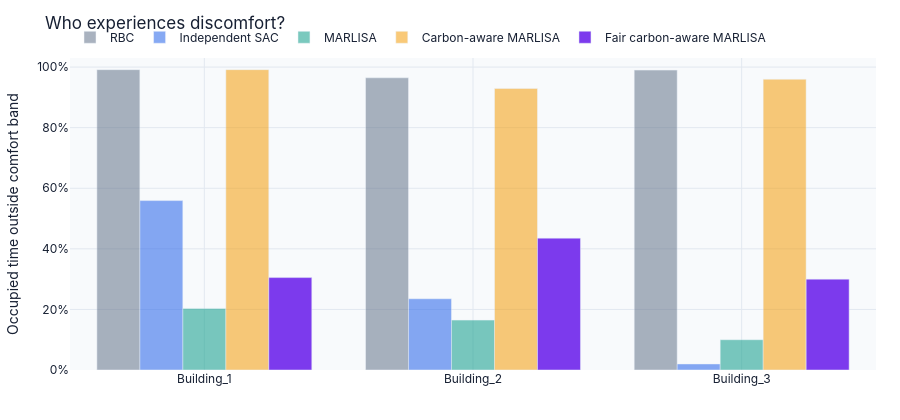

Notebook code for this chart:
### Markdown cell above
## d) Which Building experience discomfort?

### Code cell
def discomfort_by_building_figure(
    runs: dict[str, RunData], focus: str
) -> go.Figure:
    """Grouped building-level discomfort chart."""
    values = building_discomfort(runs)
    fig = go.Figure()
    for key, run in runs.items():
        part = values.loc[values["model"] == key]
        fig.add_trace(
            go.Bar(
                x=part["name"],
                y=part["value"],
                name=run.label,
                marker_color=run.color,
                opacity=1.0 if key == focus else 0.55,
                hovertemplate="%{x}<br>Discomfort: %{y:.1%}<extra>"
                + run.label
                + "</extra>",
            )
        )
    fig.update_layout(
        title="Who experiences discomfort?",
        barmode="group",
    )
    fig.update_xaxes(title=None)
    fig.update_yaxes(
        title="Occupied time outside comfort band",
        range=[0, 1.03],
        tickformat=".0%",
    )
    return _base_layout(fig, height=420)

discomfort_by_building_figure_output = discomfort_by_building_figure(runs, focus="fair_carbon_aware_marlisa")
discomfort_by_building_figure_output

### Figure 1 — Plotly figure (JSON) as saved in the notebook; plotly's stock layout.template omitted (floating-point values rounded to 4 significant figures)
{"data": [{"hovertemplate": "%{x}<br>Discomfort: %{y:.1%}<extra>RBC</extra>", "marker": {"color": "#64748B"}, "name": "RBC", "opacity": 0.55, "type": "bar", "x": ["Building_1", "Building_2", "Building_3"], "y": [0.9915, 0.9647, 0.99]}, {"hovertemplate": "%{x}<br>Discomfort: %{y:.1%}<extra>Independent SAC</extra>", "marker": {"color": "#2563EB"}, "name": "Independent SAC", "opacity": 0.55, "type": "bar", "x": ["Building_1", "Building_2", "Building_3"], "y": [0.5593, 0.2353, 0.02]}, {"hovertemplate": "%{x}<br>Discomfort: %{y:.1%}<extra>MARLISA</extra>", "marker": {"color": "#0F9D8A"}, "name": "MARLISA", "opacity": 0.55, "type": "bar", "x": ["Building_1", "Building_2", "Building_3"], "y": [0.2034, 0.1647, 0.1]}, {"hovertemplate": "%{x}<br>Discomfort: %{y:.1%}<extra>Carbon-aware MARLISA</extra>", "marker": {"color": "#F59E0B"}, "name": "Carbon-aware MARLISA", "opacity": 0.55, "type": "bar", "x": ["Building_1", "Building_2", "Building_3"], "y": [0.9915, 0.9294, 0.96]}, {"hovertemplate": "%{x}<br>Discomfort: %{y:.1%}<extra>Fair carbon-aware MARLISA</extra>", "marker": {"color": "#7C3AED"}, "name": "Fair carbon-aware MARLISA", "opacity": 1.0, "type": "bar", "x": ["Building_1", "Building_2", "Building_3"], "y": [0.3051, 0.4353, 0.3]}], "layout": {"barmode": "group", "font": {"color": "#172033", "family": "Inter, Arial, sans-serif"}, "height": 420, "hoverlabel": {"bgcolor": "#172033", "font": {"color": "#FFFFFF"}}, "legend": {"orientation": "h", "x": 0, "y": 1.02, "yanchor": "bottom"}, "margin": {"b": 50, "l": 54, "r": 24, "t": 58}, "paper_bgcolor": "#FFFFFF", "plot_bgcolor": "#F8FAFC", "title": {"text": "Who experiences discomfort?"}, "xaxis": {"gridcolor": "#E2E8F0", "title": {}, "zeroline": false}, "yaxis": {"gridcolor": "#E2E8F0", "range": [0, 1.03], "tickformat": ".0%", "title": {"text": "Occupied time outside comfort band"}, "zeroline": false}}}
